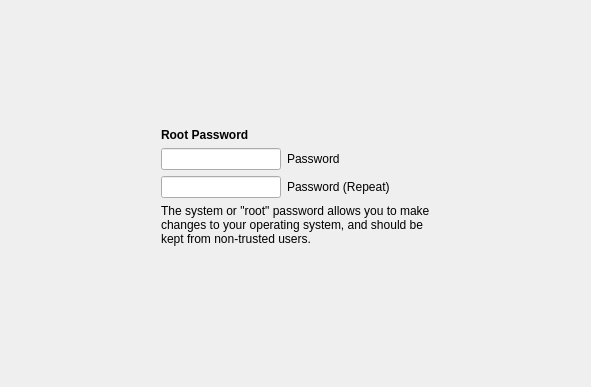
      <widget class="QWidget" name="Page_Root">
       <layout class="QGridLayout" name="gridLayout_5">
        <item row="0" column="0" rowspan="3">
         <spacer name="horizontalSpacer_12">
          <property name="orientation">
           <enum>Qt::Horizontal</enum>
          </property>
          <property name="sizeType">
           <enum>QSizePolicy::Preferred</enum>
          </property>
          <property name="sizeHint" stdset="0">
           <size>
            <width>150</width>
            <height>341</height>
           </size>
          </property>
         </spacer>
        </item>
        <item row="0" column="1">
         <spacer name="verticalSpacer_5">
          <property name="orientation">
           <enum>Qt::Vertical</enum>
          </property>
          <property name="sizeType">
           <enum>QSizePolicy::Fixed</enum>
          </property>
          <property name="sizeHint" stdset="0">
           <size>
            <width>20</width>
            <height>50</height>
           </size>
          </property>
         </spacer>
        </item>
        <item row="1" column="1">
         <layout class="QVBoxLayout" name="verticalLayout_2">
          <item>
           <layout class="QHBoxLayout" name="horizontalLayout_3">
            <item>
             <spacer name="horizontalSpacer_10">
              <property name="orientation">
               <enum>Qt::Horizontal</enum>
              </property>
              <property name="sizeHint" stdset="0">
               <size>
                <width>40</width>
                <height>20</height>
               </size>
              </property>
             </spacer>
            </item>
            <item>
             <widget class="QLabel" name="label_9">
              <property name="sizePolicy">
               <sizepolicy hsizetype="Fixed" vsizetype="Fixed">
                <horstretch>0</horstretch>
                <verstretch>0</verstretch>
               </sizepolicy>
              </property>
              <property name="minimumSize">
               <size>
                <width>55</width>
                <height>55</height>
               </size>
              </property>
              <property name="maximumSize">
               <size>
                <width>55</width>
                <height>55</height>
               </size>
              </property>
              <property name="styleSheet">
               <string notr="true">border: transparent;
background: transparent;</string>
              </property>
              <property name="text">
               <string/>
              </property>
              <property name="pixmap">
               <pixmap resource="pc-firstboot.qrc">:/modules/images/encrypted.png</pixmap>
              </property>
              <property name="scaledContents">
               <bool>true</bool>
              </property>
             </widget>
            </item>
            <item>
             <spacer name="horizontalSpacer_11">
              <property name="orientation">
               <enum>Qt::Horizontal</enum>
              </property>
              <property name="sizeHint" stdset="0">
               <size>
                <width>40</width>
                <height>20</height>
               </size>
              </property>
             </spacer>
            </item>
           </layout>
          </item>
          <item>
           <widget class="QLabel" name="label_10">
            <property name="font">
             <font>
              <weight>75</weight>
              <bold>true</bold>
             </font>
            </property>
            <property name="styleSheet">
             <string notr="true">background: transparent;</string>
            </property>
            <property name="text">
             <string>Root Password</string>
            </property>
           </widget>
          </item>
          <item>
           <layout class="QGridLayout" name="gridLayout_3">
            <item row="0" column="0">
             <widget class="QLineEdit" name="lineRootPW">
              <property name="echoMode">
               <enum>QLineEdit::Password</enum>
              </property>
             </widget>
            </item>
            <item row="0" column="1">
             <widget class="QLabel" name="label_6">
              <property name="styleSheet">
               <string notr="true">background: transparent;</string>
              </property>
              <property name="text">
               <string>Password</string>
              </property>
             </widget>
            </item>
            <item row="0" column="2">
             <spacer name="horizontalSpacer_8">
              <property name="orientation">
               <enum>Qt::Horizontal</enum>
              </property>
              <property name="sizeType">
               <enum>QSizePolicy::Minimum</enum>
              </property>
              <property name="sizeHint" stdset="0">
               <size>
                <width>40</width>
                <height>20</height>
               </size>
              </property>
             </spacer>
            </item>
            <item row="1" column="0">
             <widget class="QLineEdit" name="lineRootPW2">
              <property name="echoMode">
               <enum>QLineEdit::Password</enum>
              </property>
             </widget>
            </item>
            <item row="1" column="1" colspan="2">
             <widget class="QLabel" name="label_8">
              <property name="styleSheet">
               <string notr="true">background: transparent;</string>
              </property>
              <property name="text">
               <string>Password (Repeat)</string>
              </property>
             </widget>
            </item>
            <item row="1" column="3">
             <spacer name="horizontalSpacer_9">
              <property name="orientation">
               <enum>Qt::Horizontal</enum>
              </property>
              <property name="sizeType">
               <enum>QSizePolicy::Minimum</enum>
              </property>
              <property name="sizeHint" stdset="0">
               <size>
                <width>40</width>
                <height>20</height>
               </size>
              </property>
             </spacer>
            </item>
           </layout>
          </item>
          <item>
           <widget class="QLabel" name="label_11">
            <property name="styleSheet">
             <string notr="true">background: transparent;</string>
            </property>
            <property name="text">
             <string>The system or &quot;root&quot; password allows you to make changes to your operating system, and should be kept from non-trusted users. </string>
            </property>
            <property name="wordWrap">
             <bool>true</bool>
            </property>
           </widget>
          </item>
          <item>
           <spacer name="verticalSpacer_12">
            <property name="orientation">
             <enum>Qt::Vertical</enum>
            </property>
            <property name="sizeHint" stdset="0">
             <size>
              <width>20</width>
              <height>40</height>
             </size>
            </property>
           </spacer>
          </item>
         </layout>
        </item>
        <item row="1" column="2" rowspan="2">
         <spacer name="horizontalSpacer_13">
          <property name="orientation">
           <enum>Qt::Horizontal</enum>
          </property>
          <property name="sizeType">
           <enum>QSizePolicy::Preferred</enum>
          </property>
          <property name="sizeHint" stdset="0">
           <size>
            <width>150</width>
            <height>278</height>
           </size>
          </property>
         </spacer>
        </item>
        <item row="2" column="1">
         <spacer name="verticalSpacer_6">
          <property name="orientation">
           <enum>Qt::Vertical</enum>
          </property>
          <property name="sizeHint" stdset="0">
           <size>
            <width>20</width>
            <height>90</height>
           </size>
          </property>
         </spacer>
        </item>
       </layout>
      </widget>
